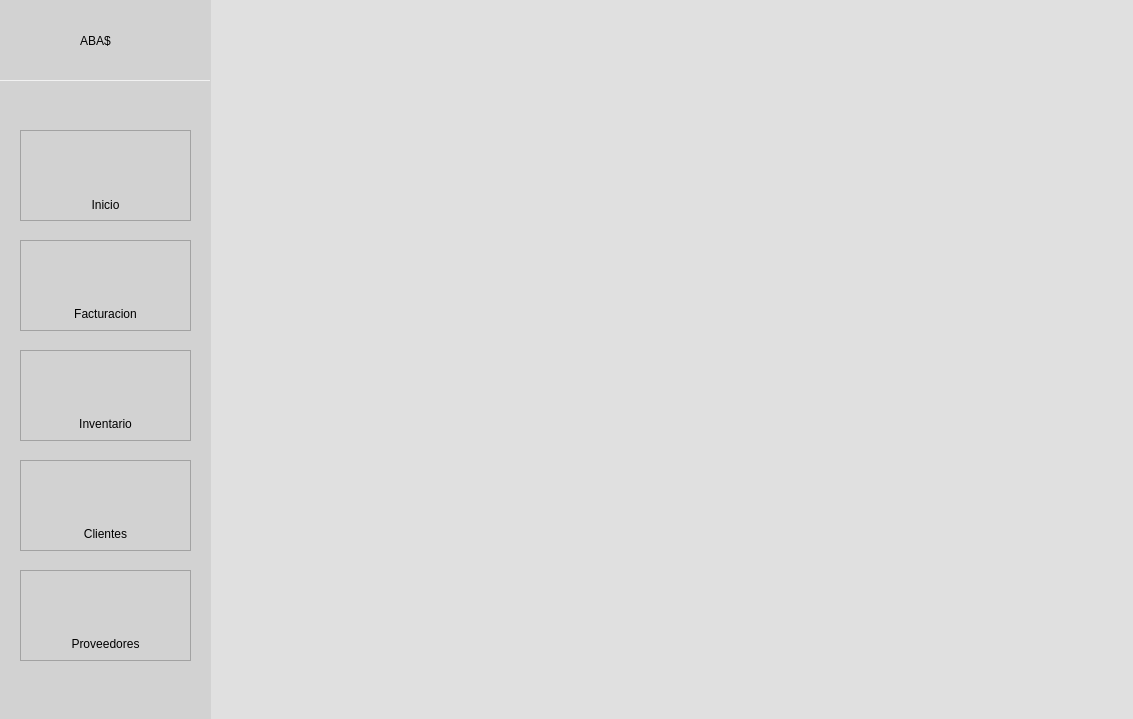
<?xml version="1.0" encoding="UTF-8"?>
<ui version="4.0">
 <class>MainWindow</class>
 <widget class="QMainWindow" name="MainWindow">
  <property name="geometry">
   <rect>
    <x>0</x>
    <y>0</y>
    <width>1133</width>
    <height>719</height>
   </rect>
  </property>
  <property name="windowTitle">
   <string>ABA$ $ystem</string>
  </property>
  <property name="styleSheet">
   <string notr="true">background-color: rgb(224, 224, 224);</string>
  </property>
  <widget class="QWidget" name="centralwidget">
   <property name="styleSheet">
    <string notr="true">QWidget{ 
font: 25 10pt &quot;Bahnschrift Light&quot;;
}

QLine{
background-color: rgb(0, 0, 0);

}</string>
   </property>
   <widget class="QWidget" name="widget" native="true">
    <property name="geometry">
     <rect>
      <x>0</x>
      <y>0</y>
      <width>211</width>
      <height>861</height>
     </rect>
    </property>
    <property name="styleSheet">
     <string notr="true">QWidget{
background-color: rgb(210, 210, 210);
} 

QPushButton {
color: rgb(0, 0, 0);
background-color: rgb(224, 224, 224);
border: 1px solid gray;
border-radius: px;

}



QFrame::hover {
background: rgb(170, 170, 170);


}

QLabel {

background: None;

}

#inicio, #facturacion, #inventario, #clientes, #proveedores{
font: 25 11pt &quot;Bahnschrift Light&quot;;


}

Line{

background-color: rgb(100, 100, 100);

}</string>
    </property>
    <widget class="QFrame" name="home">
     <property name="geometry">
      <rect>
       <x>20</x>
       <y>130</y>
       <width>171</width>
       <height>91</height>
      </rect>
     </property>
     <property name="cursor">
      <cursorShape>PointingHandCursor</cursorShape>
     </property>
     <property name="styleSheet">
      <string notr="true"/>
     </property>
     <property name="frameShape">
      <enum>QFrame::StyledPanel</enum>
     </property>
     <property name="frameShadow">
      <enum>QFrame::Raised</enum>
     </property>
     <widget class="QLabel" name="inicio">
      <property name="geometry">
       <rect>
        <x>40</x>
        <y>60</y>
        <width>91</width>
        <height>31</height>
       </rect>
      </property>
      <property name="styleSheet">
       <string notr="true">background: None;</string>
      </property>
      <property name="text">
       <string>&lt;html&gt;&lt;head/&gt;&lt;body&gt;&lt;p align=&quot;center&quot;&gt;Inicio&lt;/p&gt;&lt;/body&gt;&lt;/html&gt;</string>
      </property>
     </widget>
     <widget class="QLabel" name="label_4">
      <property name="geometry">
       <rect>
        <x>60</x>
        <y>10</y>
        <width>51</width>
        <height>51</height>
       </rect>
      </property>
      <property name="styleSheet">
       <string notr="true">background: None;</string>
      </property>
      <property name="text">
       <string/>
      </property>
      <property name="pixmap">
       <pixmap>../IMGS/28.png</pixmap>
      </property>
      <property name="scaledContents">
       <bool>true</bool>
      </property>
     </widget>
    </widget>
    <widget class="QFrame" name="facturation">
     <property name="geometry">
      <rect>
       <x>20</x>
       <y>240</y>
       <width>171</width>
       <height>91</height>
      </rect>
     </property>
     <property name="cursor">
      <cursorShape>PointingHandCursor</cursorShape>
     </property>
     <property name="styleSheet">
      <string notr="true"/>
     </property>
     <property name="frameShape">
      <enum>QFrame::StyledPanel</enum>
     </property>
     <property name="frameShadow">
      <enum>QFrame::Raised</enum>
     </property>
     <widget class="QLabel" name="facturacion">
      <property name="geometry">
       <rect>
        <x>40</x>
        <y>59</y>
        <width>91</width>
        <height>31</height>
       </rect>
      </property>
      <property name="styleSheet">
       <string notr="true"/>
      </property>
      <property name="text">
       <string>&lt;html&gt;&lt;head/&gt;&lt;body&gt;&lt;p align=&quot;center&quot;&gt;Facturacion&lt;/p&gt;&lt;/body&gt;&lt;/html&gt;</string>
      </property>
     </widget>
     <widget class="QLabel" name="label_5">
      <property name="geometry">
       <rect>
        <x>60</x>
        <y>10</y>
        <width>51</width>
        <height>51</height>
       </rect>
      </property>
      <property name="styleSheet">
       <string notr="true">background: None;</string>
      </property>
      <property name="text">
       <string/>
      </property>
      <property name="pixmap">
       <pixmap>../IMGS/29.png</pixmap>
      </property>
      <property name="scaledContents">
       <bool>true</bool>
      </property>
     </widget>
    </widget>
    <widget class="QFrame" name="inventory">
     <property name="geometry">
      <rect>
       <x>20</x>
       <y>350</y>
       <width>171</width>
       <height>91</height>
      </rect>
     </property>
     <property name="cursor">
      <cursorShape>PointingHandCursor</cursorShape>
     </property>
     <property name="styleSheet">
      <string notr="true"/>
     </property>
     <property name="frameShape">
      <enum>QFrame::StyledPanel</enum>
     </property>
     <property name="frameShadow">
      <enum>QFrame::Raised</enum>
     </property>
     <widget class="QLabel" name="inventario">
      <property name="geometry">
       <rect>
        <x>40</x>
        <y>59</y>
        <width>91</width>
        <height>31</height>
       </rect>
      </property>
      <property name="styleSheet">
       <string notr="true"/>
      </property>
      <property name="text">
       <string>&lt;html&gt;&lt;head/&gt;&lt;body&gt;&lt;p align=&quot;center&quot;&gt;Inventario&lt;/p&gt;&lt;/body&gt;&lt;/html&gt;</string>
      </property>
     </widget>
     <widget class="QLabel" name="label_6">
      <property name="geometry">
       <rect>
        <x>60</x>
        <y>10</y>
        <width>51</width>
        <height>51</height>
       </rect>
      </property>
      <property name="styleSheet">
       <string notr="true">background: None;</string>
      </property>
      <property name="text">
       <string/>
      </property>
      <property name="pixmap">
       <pixmap>../IMGS/30.png</pixmap>
      </property>
      <property name="scaledContents">
       <bool>true</bool>
      </property>
     </widget>
    </widget>
    <widget class="QFrame" name="clients">
     <property name="geometry">
      <rect>
       <x>20</x>
       <y>460</y>
       <width>171</width>
       <height>91</height>
      </rect>
     </property>
     <property name="cursor">
      <cursorShape>PointingHandCursor</cursorShape>
     </property>
     <property name="styleSheet">
      <string notr="true"/>
     </property>
     <property name="frameShape">
      <enum>QFrame::StyledPanel</enum>
     </property>
     <property name="frameShadow">
      <enum>QFrame::Raised</enum>
     </property>
     <widget class="QLabel" name="clientes">
      <property name="geometry">
       <rect>
        <x>40</x>
        <y>59</y>
        <width>91</width>
        <height>31</height>
       </rect>
      </property>
      <property name="styleSheet">
       <string notr="true"/>
      </property>
      <property name="text">
       <string>&lt;html&gt;&lt;head/&gt;&lt;body&gt;&lt;p align=&quot;center&quot;&gt;Clientes&lt;/p&gt;&lt;/body&gt;&lt;/html&gt;</string>
      </property>
     </widget>
     <widget class="QLabel" name="label_7">
      <property name="geometry">
       <rect>
        <x>60</x>
        <y>10</y>
        <width>51</width>
        <height>51</height>
       </rect>
      </property>
      <property name="styleSheet">
       <string notr="true">background: None;</string>
      </property>
      <property name="text">
       <string/>
      </property>
      <property name="pixmap">
       <pixmap>../IMGS/31.png</pixmap>
      </property>
      <property name="scaledContents">
       <bool>true</bool>
      </property>
     </widget>
    </widget>
    <widget class="QFrame" name="suppliers">
     <property name="geometry">
      <rect>
       <x>20</x>
       <y>570</y>
       <width>171</width>
       <height>91</height>
      </rect>
     </property>
     <property name="cursor">
      <cursorShape>PointingHandCursor</cursorShape>
     </property>
     <property name="styleSheet">
      <string notr="true"/>
     </property>
     <property name="frameShape">
      <enum>QFrame::StyledPanel</enum>
     </property>
     <property name="frameShadow">
      <enum>QFrame::Raised</enum>
     </property>
     <widget class="QLabel" name="proveedores">
      <property name="geometry">
       <rect>
        <x>40</x>
        <y>59</y>
        <width>91</width>
        <height>31</height>
       </rect>
      </property>
      <property name="styleSheet">
       <string notr="true"/>
      </property>
      <property name="text">
       <string>&lt;html&gt;&lt;head/&gt;&lt;body&gt;&lt;p align=&quot;center&quot;&gt;Proveedores&lt;/p&gt;&lt;/body&gt;&lt;/html&gt;</string>
      </property>
     </widget>
     <widget class="QLabel" name="label_8">
      <property name="geometry">
       <rect>
        <x>60</x>
        <y>10</y>
        <width>51</width>
        <height>51</height>
       </rect>
      </property>
      <property name="styleSheet">
       <string notr="true">background: None;</string>
      </property>
      <property name="text">
       <string/>
      </property>
      <property name="pixmap">
       <pixmap>../IMGS/32.png</pixmap>
      </property>
      <property name="scaledContents">
       <bool>true</bool>
      </property>
     </widget>
    </widget>
    <widget class="QLabel" name="title">
     <property name="geometry">
      <rect>
       <x>80</x>
       <y>0</y>
       <width>111</width>
       <height>81</height>
      </rect>
     </property>
     <property name="styleSheet">
      <string notr="true">font: 32pt &quot;Baskerville Old Face&quot;;

background: None;</string>
     </property>
     <property name="text">
      <string>ABA$ </string>
     </property>
    </widget>
    <widget class="QLabel" name="logo">
     <property name="geometry">
      <rect>
       <x>-10</x>
       <y>-10</y>
       <width>111</width>
       <height>101</height>
      </rect>
     </property>
     <property name="styleSheet">
      <string notr="true">background: None;</string>
     </property>
     <property name="text">
      <string/>
     </property>
     <property name="pixmap">
      <pixmap>../IMGS/27.png</pixmap>
     </property>
     <property name="scaledContents">
      <bool>true</bool>
     </property>
    </widget>
    <widget class="Line" name="line">
     <property name="geometry">
      <rect>
       <x>0</x>
       <y>80</y>
       <width>211</width>
       <height>1</height>
      </rect>
     </property>
     <property name="styleSheet">
      <string notr="true"/>
     </property>
     <property name="orientation">
      <enum>Qt::Horizontal</enum>
     </property>
    </widget>
    <widget class="Line" name="line_3">
     <property name="geometry">
      <rect>
       <x>210</x>
       <y>0</y>
       <width>10</width>
       <height>861</height>
      </rect>
     </property>
     <property name="orientation">
      <enum>Qt::Vertical</enum>
     </property>
    </widget>
   </widget>
  </widget>
 </widget>
 <resources/>
 <connections/>
</ui>
